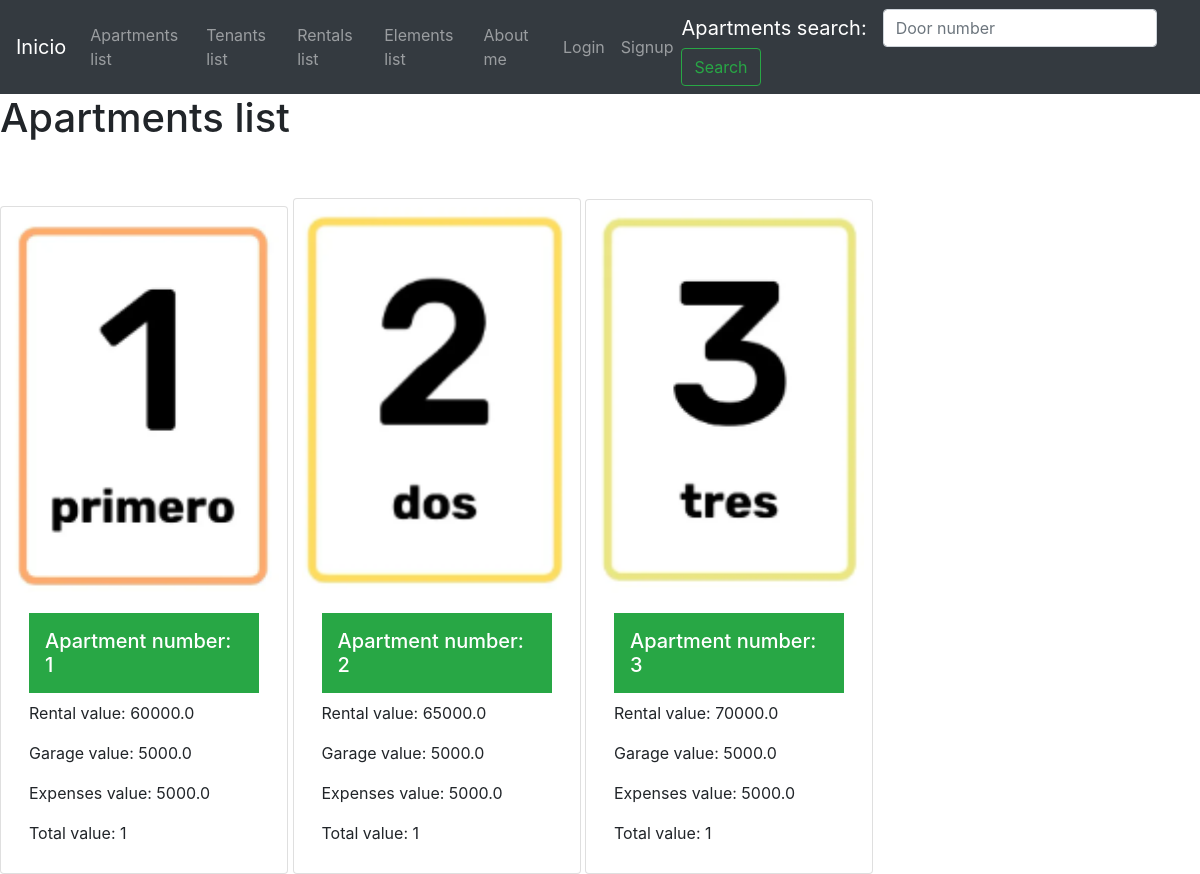
The page /apartments/apartments-list/ on the database as committed earlier.
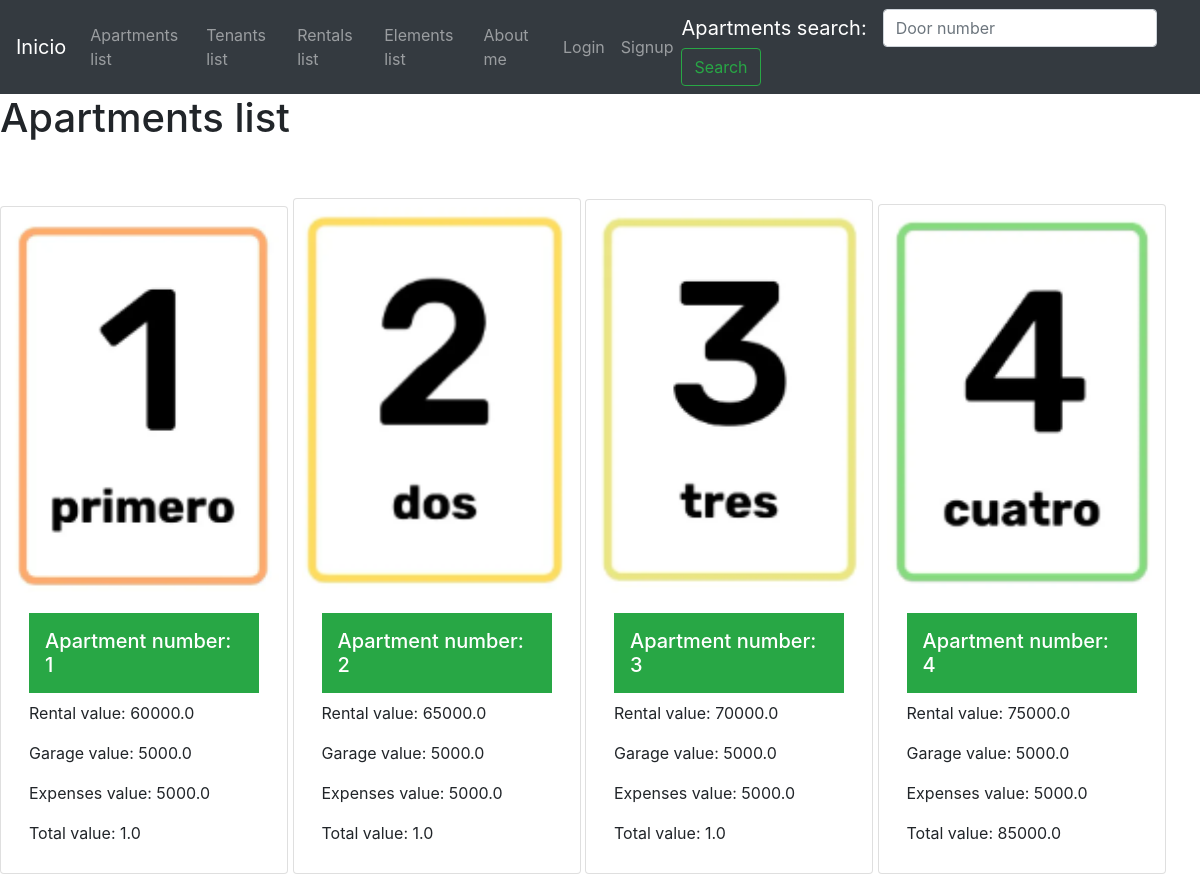
The same page on the database as committed later.
### apartments/models.py (models this page shows, shortened)
class Apartment(models.Model):
    door_number=models.CharField(max_length=10, null=False, blank=False)
    rental_value=models.FloatField()
    garage_value=models.FloatField()
    expenses_value=models.FloatField()
    total_value = computed_property.ComputedFloatField(compute_from='calculate_total_value')
    is_available=models.BooleanField(default=True)
    apartment_picture = models.ImageField(upload_to='apartment_images', null=True, blank=True)
    def calculate_total_value(self)-> float:
        return self.rental_value + self.garage_value + self.expenses_value

### apartments/views.py (the view)
# urls.py: path('apartments-list/', ApartmentsListView.as_view(), name='apartments_list'),
class ApartmentsListView(ListView):
    model = Apartment
    template_name = 'apartments/apartments-list.html'

### templates/apartments/apartments-list.html (shortened to what this page needs)
{% extends 'base.html' %}
{% block content %}
    <h1>Apartments list</h1>
    <br><br>
    {% for apartment in object_list %}
        <div class="card d-inline-flex p-2" style="width: 18rem;">
            <img src="{{apartment.apartment_picture.url}}" class="card-img-top">
            <div class="card-body">
            {% if apartment.is_available %}
                <h5 class="card-title  p-3 mb-2 bg-success text-white">Apartment number: {{apartment.door_number}}</h5>
            {% else %}
                <h5 class="card-title  p-3 mb-2 bg-secondary text-white">Apartment number: {{apartment.door_number}}</h5>
            {% endif %}
            <p class="card-text">Rental value: {{apartment.rental_value}}</p>
            <p class="card-text">Garage value: {{apartment.garage_value}}</p>
            <p class="card-text">Expenses value: {{apartment.expenses_value}}</p>
            <p class="card-text">Total value: {{apartment.total_value}}</p>
        </div>
        </div>
    {% endfor %}
{% endblock %}

Rows that differ between the two databases and show on the page:
changed Apartment (number 1 of 4 on the later page): total_value "1" → "1.0"
changed Apartment (number 2 of 4 on the later page): total_value "1" → "1.0"
changed Apartment (number 3 of 4 on the later page): total_value "1" → "1.0"
added Apartment: apartment_picture (picture), door_number "4", rental_value "75000.0", garage_value "5000.0", expenses_value "5000.0", total_value "85000.0"
